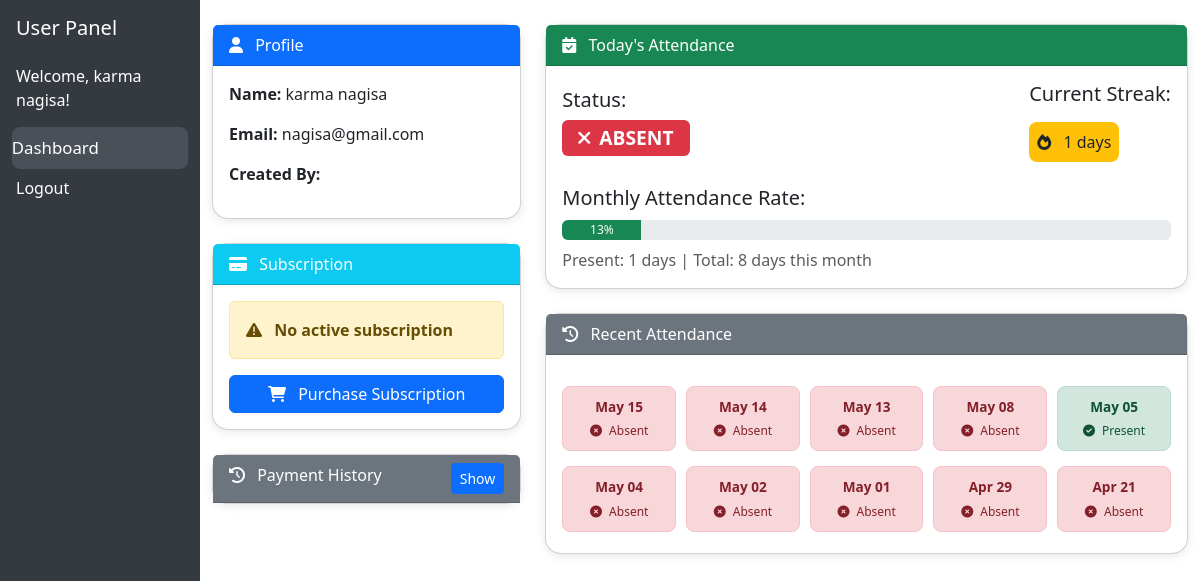
The page /user_dashboard.php (signed in) on the database its author committed.
### tables this page shows
CREATE TABLE `users` (
  `id` int(11) NOT NULL,
  `username` varchar(50) NOT NULL,
  `firstName` varchar(50) NOT NULL,
  `lastName` varchar(50) NOT NULL,
  `email` varchar(50) NOT NULL,
  `is_new_member` tinyint(1) DEFAULT 1,
  `password` varchar(255) NOT NULL,
  `created_at` timestamp NOT NULL DEFAULT current_timestamp(),
  `role` varchar(50) NOT NULL,
  `profile_picture` varchar(255) DEFAULT NULL,
  `membership_status` varchar(50) NOT NULL DEFAULT 'Active',
  `creator_id` int(11) DEFAULT NULL,
  `joined_date` date DEFAULT NULL,
  `status` varchar(50) DEFAULT NULL,
  `updated_at` datetime DEFAULT NULL
);

CREATE TABLE `attendance` (
  `id` int(11) NOT NULL,
  `member_id` int(11) NOT NULL,
  `attendance_date` date NOT NULL,
  `status` enum('Present','Absent') DEFAULT 'Present'
);

### user_dashboard.php (the view, shortened to what this page needs)
<?php
include 'connect.php';
$user_id = $_SESSION['user_id'];
$user_result = $conn->query("SELECT firstName, lastName, email, creator_id FROM users WHERE id = $user_id");
$user = $user_result->fetch_assoc();
$attendance_date = date('Y-m-d');
$attendance_check = $conn->query("SELECT * FROM attendance WHERE member_id = $user_id AND attendance_date = '$attendance_date'");
if ($attendance_check->num_rows == 0) {
    $conn->query("INSERT INTO attendance (member_id, status, attendance_date) VALUES ($user_id, 'Present', '$attendance_date') ON DUPLICATE KEY UPDATE status='Present'");
}
$current_date = new DateTime();
$start_of_day = $current_date->format('Y-m-d 00:00:00');
$end_of_day = $current_date->format('Y-m-d 23:59:59');
$attendance_result = $conn->query("
    SELECT status, attendance_date
    FROM attendance
    WHERE member_id = $user_id AND attendance_date BETWEEN '$start_of_day' AND '$end_of_day'
    ORDER BY attendance_date DESC
    LIMIT 1
");
$attendance_status = $attendance_result->fetch_assoc()['status'] ?? 'Absent';
$recent_attendance_result = $conn->query("
    SELECT attendance_date, status
    FROM attendance
    WHERE member_id = $user_id
    ORDER BY attendance_date DESC
    LIMIT 10
");
$subscription = $conn->query("
    SELECT id, start_date, end_date, amount
    FROM subscriptions
    WHERE member_id = $user_id
    ORDER BY end_date DESC
    LIMIT 1
")->fetch_assoc();
$subscription_active = false;
$days_remaining = 0;
$subscription_expired = false;
$streak_query = $conn->query("
    SELECT COUNT(*) as streak_count
    FROM (
        SELECT
            attendance_date,
            status,
            @rn := IF(@prev_status = status AND status = 'Present' AND DATEDIFF(attendance_date, @prev_date) = 1, @rn + 1, 1) as rn,
            @prev_status := status,
            @prev_date := attendance_date
        FROM
            attendance,
            (SELECT @rn := 0, @prev_status := '', @prev_date := '') as vars
        WHERE
            member_id = $user_id
        ORDER BY
            attendance_date DESC
    ) as t
    WHERE status = 'Present' AND rn = (SELECT MAX(rn) FROM (
        SELECT
            @rn2 := IF(@prev_status2 = status AND status = 'Present' AND DATEDIFF(attendance_date, @prev_date2) = 1, @rn2 + 1, 1) as rn,
            @prev_status2 := status,
            @prev_date2 := attendance_date
        FROM
            attendance,
            (SELECT @rn2 := 0, @prev_status2 := '', @prev_date2 := '') as vars
        WHERE
            member_id = $user_id AND status = 'Present'
        ORDER BY
            attendance_date DESC
    ) as t2)
");
$streak = $streak_query->fetch_assoc()['streak_count'] ?? 0;
$month_attendance_query = $conn->query("
    SELECT
        COUNT(CASE WHEN status = 'Present' THEN 1 END) as present_count,
        COUNT(*) as total_count
    FROM
        attendance
    WHERE
        member_id = $user_id AND
        MONTH(attendance_date) = MONTH(CURRENT_DATE()) AND
        YEAR(attendance_date) = YEAR(CURRENT_DATE())
");
$month_stats = $month_attendance_query->fetch_assoc();
$attendance_percentage = ($month_stats['total_count'] > 0) ?
    round(($month_stats['present_count'] / $month_stats['total_count']) * 100) : 0;
?>
<!DOCTYPE html>
<html lang="en">
<head>
  <link href="https://cdn.jsdelivr.net/npm/bootstrap@5.3.0/dist/css/bootstrap.min.css" rel="stylesheet">
  <link rel="stylesheet" href="https://cdnjs.cloudflare.com/ajax/libs/font-awesome/6.0.0/css/all.min.css">
</head>
<body>
<div class="container-fluid">
  <div class="row">
    <div class="col-md-2 sidebar">
      <h5 class="mb-4">User Panel</h5>
      <p>Welcome, <?php echo htmlspecialchars($user['firstName']) . ' ' . htmlspecialchars($user['lastName']); ?>!</p>
      <a href="user_dashboard.php" class="sidebar-link active">Dashboard</a>
      <a href="#" onclick="logoutConfirmation()" class="logout-btn">Logout</a>
    </div>
    <div class="col-md-10 py-4">
      <div class="row g-4">
        <div class="col-md-4">
          <div class="card card-box">
            <div class="card-header bg-primary text-white">
              <i class="fas fa-user me-2"></i> Profile
            </div>
            <div class="card-body">
              <p><strong>Name:</strong> <?php echo htmlspecialchars($user['firstName'] . ' ' . $user['lastName']); ?></p>
              <p><strong>Email:</strong> <?php echo htmlspecialchars($user['email']); ?></p>
              <p><strong>Created By:</strong> <?php echo htmlspecialchars($user['creator_id']); ?></p>
            </div>
          </div>
          <div class="card card-box">
            <div class="card-header bg-info text-white">
              <i class="fas fa-credit-card me-2"></i> Subscription
            </div>
            <div class="card-body">
              <?php if ($subscription_active): ?>
                <div class="alert alert-success">
                  <strong><i class="fas fa-check-circle me-2"></i> Active Subscription</strong>
                </div>
                <p><strong>Started:</strong> <?php echo htmlspecialchars($subscription['start_date']); ?></p>
                <p><strong>Expires:</strong> <?php echo htmlspecialchars($subscription['end_date']); ?></p>
                <p><strong>Days Remaining:</strong> <?php echo $days_remaining; ?></p>
                <p><strong>Amount Paid:</strong> ₱<?php echo number_format($subscription['amount'], 2); ?></p>
                <?php if ($days_remaining <= 7): ?>
                <div class="alert alert-warning mt-3">
                  <strong><i class="fas fa-exclamation-triangle me-2"></i> Your subscription will expire soon!</strong>
                </div>
                <button type="button" class="btn btn-warning w-100" data-bs-toggle="modal" data-bs-target="#subscriptionModal">
                  <i class="fas fa-sync-alt me-2"></i> Renew Subscription
                </button>
                <?php endif; ?>
                <form method="POST" style="display:inline;">
                  <input type="hidden" name="subscription_id" value="<?php echo $subscription['id']; ?>">
                  <button type="submit" name="cancel_subscription" class="btn btn-danger btn-sm mt-3" onclick="return confirm('Are you sure you want to cancel this subscription?');">Cancel Subscription</button>
                </form>
              <?php else: ?>
                <div class="alert alert-warning">
                  <strong><i class="fas fa-exclamation-triangle me-2"></i> No active subscription</strong>
                </div>
                <button type="button" class="btn btn-primary w-100" data-bs-toggle="modal" data-bs-target="#subscriptionModal">
                  <i class="fas fa-shopping-cart me-2"></i> Purchase Subscription
                </button>
              <?php endif; ?>
            </div>
          </div>
          <div class="card card-box">
            <div class="card-header bg-secondary text-white">
              <i class="fas fa-history me-2"></i> Payment History
              <button type="button" class="btn btn-sm btn-primary float-end" id="togglePaymentHistory">Show</button>
            </div>
          </div>
        </div>
        <div class="col-md-8">
          <div class="card card-box">
            <div class="card-header bg-success text-white">
              <i class="fas fa-calendar-check me-2"></i> Today's Attendance
            </div>
            <div class="card-body">
              <div class="d-flex justify-content-between align-items-center">
                <div>
                  <h5>Status:</h5>
                  <?php if ($attendance_status == 'Present'): ?>
                    <span class="badge bg-success badge-large"><i class="fas fa-check me-1"></i> PRESENT</span>
                  <?php else: ?>
                    <span class="badge bg-danger badge-large"><i class="fas fa-times me-1"></i> ABSENT</span>
                  <?php endif; ?>
                </div>
                <div>
                  <h5>Current Streak:</h5>
                  <div class="streak-badge">
                    <i class="fas fa-fire me-2"></i> <?php echo $streak; ?> days
                  </div>
                </div>
              </div>
              <div class="mt-4">
                <h5>Monthly Attendance Rate:</h5>
                <div class="progress">
                  <div class="progress-bar bg-success" role="progressbar" style="width: <?php echo $attendance_percentage; ?>%;"
                       aria-valuenow="<?php echo $attendance_percentage; ?>" aria-valuemin="0" aria-valuemax="100">
                    <?php echo $attendance_percentage; ?>%
                  </div>
                </div>
                <div class="text-muted mt-2">
                  Present: <?php echo $month_stats['present_count']; ?> days |
                  Total: <?php echo $month_stats['total_count']; ?> days this month
                </div>
              </div>
            </div>
          </div>
          <div class="card card-box">
            <div class="card-header bg-secondary text-white">
              <i class="fas fa-history me-2"></i> Recent Attendance
            </div>
            <div class="card-body">
              <?php if ($recent_attendance_result->num_rows > 0): ?>
                <div class="attendance-calendar">
                  <?php
                  $recent_attendance_result->data_seek(0);
                  while ($row = $recent_attendance_result->fetch_assoc()):
                    $is_present = $row['status'] == 'Present';
                    $class = $is_present ? 'calendar-present' : 'calendar-absent';
                    $icon = $is_present ? 'fa-check-circle' : 'fa-times-circle';
                  ?>
                    <div class="calendar-day <?php echo $class; ?>">
                      <div class="calendar-date">
                        <?php echo htmlspecialchars(date('M d', strtotime($row['attendance_date']))); ?>
                      </div>
                      <div class="calendar-status">
                        <i class="fas <?php echo $icon; ?> me-1"></i>
                        <?php echo $row['status']; ?>
                      </div>
                    </div>
                  <?php endwhile; ?>
                </div>
              <?php else: ?>
                <p>No attendance records yet.</p>
              <?php endif; ?>
            </div>
          </div>
        </div>
      </div>
    </div>
  </div>
</div>
</body>
</html>

### user_dashboard.php (style rules this page uses)
.card-box { border-radius: 1rem; box-shadow: 0 2px 10px rgba(0,0,0,0.1); margin-bottom: 1.5rem; }
.sidebar { min-height: 100vh; background-color: #343a40; color: white; padding: 1rem; }
.sidebar a { color: white; display: block; padding: 0.5rem 0; text-decoration: none; border-radius: 0.5rem; transition: background-color 0.3s ease, transform 0.3s ease; }
.sidebar a:hover, .sidebar a.active { background-color: #495057; transform: scale(1.05); }
.logout-btn { color: white; padding: 0.5rem 0; display: block; text-decoration: none; border-radius: 0.5rem; }
.badge-large { font-size: 1.2rem; padding: 0.5rem 1rem; }
.streak-badge { background-color: #ffc107; color: #212529; border-radius: 0.5rem; padding: 0.5rem; display: inline-block; margin-top: 0.5rem; }
.progress { height: 20px; margin-top: 10px; }
.attendance-calendar { display: flex; flex-wrap: wrap; gap: 10px; margin-top: 15px; }
.calendar-day { width: calc(20% - 8px); text-align: center; padding: 10px 5px; border-radius: 8px; margin-bottom: 5px; }
.calendar-present { background-color: #d1e7dd; color: #0f5132; border: 1px solid #badbcc; }
.calendar-absent { background-color: #f8d7da; color: #842029; border: 1px solid #f5c2c7; }
.calendar-date { font-size: 0.85rem; font-weight: bold; }
.calendar-status { font-size: 0.75rem; margin-top: 5px; }

### rows shown on the page
users: firstName "karma", lastName "nagisa", firstName+lastName "karma nagisa", email "nagisa@gmail.com"
attendance: attendance_date "May 15", status "Absent"
attendance: attendance_date "May 14", status "Absent"
attendance: attendance_date "May 13", status "Absent"
attendance: attendance_date "May 08", status "Absent"
attendance: attendance_date "May 05", status "Present"
attendance: attendance_date "May 04", status "Absent"
attendance: attendance_date "May 02", status "Absent"
attendance: attendance_date "May 01", status "Absent"
attendance: attendance_date "Apr 29", status "Absent"
attendance: attendance_date "Apr 21", status "Absent"

### other values the page prints
$streak "1"
$attendance_percentage "13"
$month_stats['present_count'] "1"
$month_stats['total_count'] "8"
